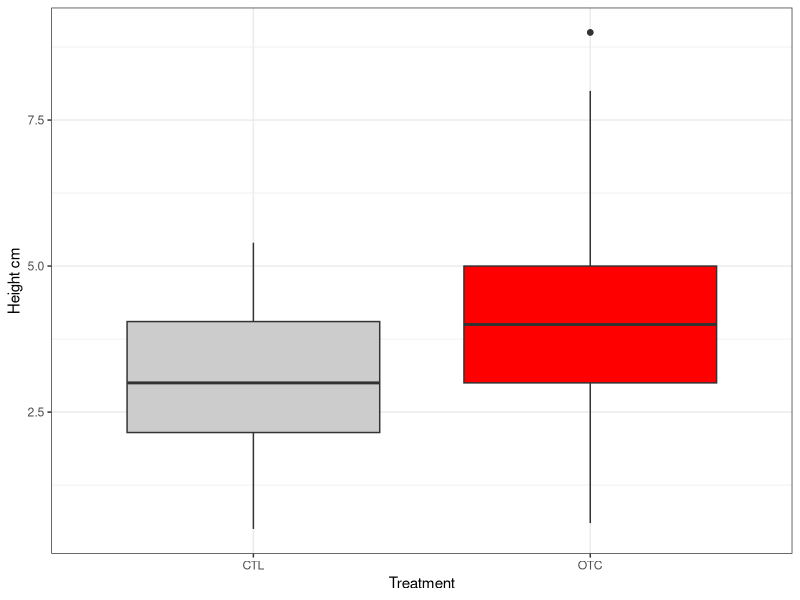

Write R code to recreate this figure.
## ---- chunk 1
#| label: load-packages
#| message: false

library(here)      # for help finding files
library(tidyverse) # for ggplot2, dplyr, readr etc

# default plot theme
theme_set(theme_bw())

## ---- chunk 2
#| label: load-data
#| message: false

# import data
traits <- read_delim(
    file = here("data/PFTC4_Svalbard_2018_ITEX_Traits.csv")) 

# filter bistorta species and plant height
bistorta <- traits |>
  filter(Taxon == "bistorta vivipara",
         Trait == "Plant_Height_cm")

## ---- chunk 3
#| label: model

# run a linear model
mod_height <- lm(Value ~ Treatment, data = bistorta)

## ---- chunk 4
#| label: fig-height-effect
#| fig-cap: Mean plant height in control (CTL) and warm (OTC) plots.
#| fig-width: 5.2

ggplot(bistorta, aes(x = Treatment, y = Value)) +
  geom_boxplot(fill = c("grey80", "red")) +
  labs(x = "Treatment", y = "Height cm")
